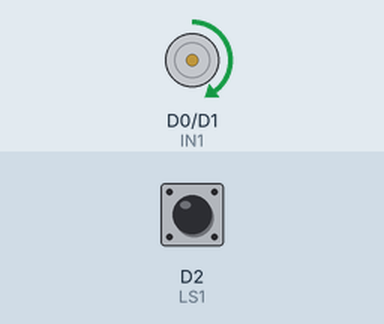
This sketch was run on a simulated ESP8266 (NodeMCU). On the bench: motor-driver pin pairs drawn as motors (green arrow = first pin HIGH = forward, orange = second pin HIGH = backward, longer = more drive). The test bench sets the inputs (shaded band); at power-on: D2 (LS1) HIGH. What the sketch prints to the serial monitor is not drawn.

Above: at 0.1 s.
At 5.1 s:
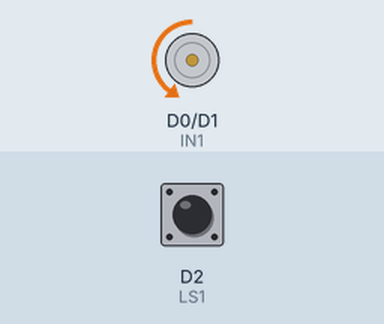
At 10.1 s:
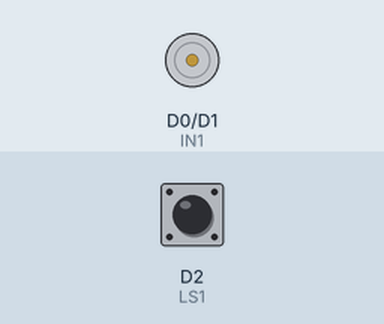
Timing chart, 0 to 11.6 s (numbered marks = the images above):
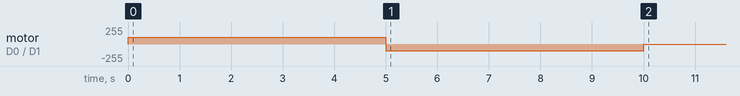

The sketch:

sensorMovement.ino
```cpp
/*
  Code for using ESP8266 to control a BTS motor driver
  to move the sensor up and down

  Made by: NIHAL T P
  GitHub: https://github.com/nihaltp
  LinkedIn: https://www.linkedin.com/in/nihal-tp/
*/

#define SERIAL_PORT true   // TODO: Change to: false

// TODO: Change Pins
#warning "Verify pin assignments for motors before running the code."
// These pins should be able to handle 0-255 PWM
const int IN1  = D0; // IN1
const int IN2  = D1; // IN2

const int LS1  = D2; // Limit Switch On Top

// TODO: Adjust speed as needed
const int SMSpeed = 100;       // Speed for the sensor motor, max - 255, min - 0
const int SMTime = 5 * 1000;  // Time to move the sensor up and down

unsigned long previousMillis = 0;
int state = 0;

#define debugPrintln(x) if (SERIAL_PORT) Serial.println(x)

void BTS_movements(int x);

// MARK: setup
void setup() {
  Serial.begin(115200);

  pinMode(IN1, OUTPUT);
  pinMode(IN2, OUTPUT);
  pinMode(LS1, INPUT);

  // Set the initial state of the motor
  while (digitalRead(LS1) == LOW)
  {
    BTS_movements(SMSpeed);
  }
}

void loop() {
  if (previousMillis == 0) {
    previousMillis = millis();
  }

  switch(state) {
    case 0:
      debugPrintln("Moving the sensor down.");
      BTS_movements(SMSpeed);
      if (millis() - previousMillis >= SMTime) {
        previousMillis = millis();
        state += 1;
      }
      break;

    case 1:
      BTS_movements(-SMSpeed);
      debugPrintln("Moving the sensor up.");
      if (millis() - previousMillis >= SMTime) {
        previousMillis = millis();
        state += 1;
      }
      break;

    default:  // Stop or transition to another behavior
      BTS_movements(0);
      debugPrintln("Stopped the movement.");
      break;
  }
}

/**
 * Sets the motor rotation speed based on the given values.
 * @param x speed for the left motor, positive for forward and negative for backward
 */

// MARK: BTS movements
void BTS_movements(int x) {
  analogWrite(IN1, max(0, x));
  analogWrite(IN2, max(0, -x));
}
```

Measured:
- by itself, motor on D0 (IN1) / D1 (IN2): stopped → forward 100/255 at 0.00 s, → backward 100/255 5.0 s later, → stopped 5.0 s later
